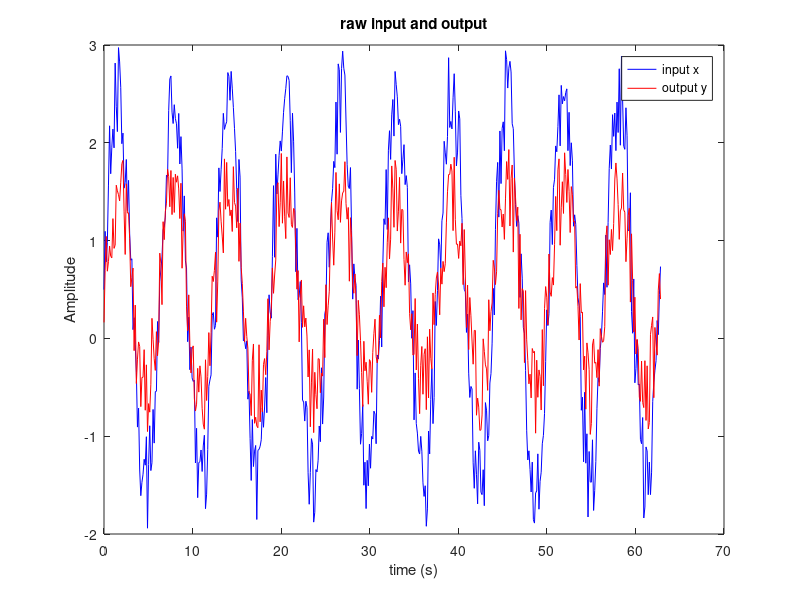

The MATLAB script that drew this image: (Note: this script raises an error after producing the figure.)
clc; clear all; close all;

%%
f  = 2;         % input signal frequency
fs = 100;       % sampling frequency
Ts = 1 / fs;    % sampling period
L = 500;        % length of input signal

sample_t = linspace(0, 2*pi * Ts*L*f, L);
noise1 = rand([1, L]);
noise2 = rand([1, L]);
input_signal  = 2 * sin(sample_t) + noise1;
output_signal = 1 * sin(sample_t) + noise2;

figure(1);
plot(sample_t,  input_signal, 'b'); hold on
plot(sample_t, output_signal, 'r'); hold off
legend("input x", "output y");
title("raw input and output");
xlabel("time (s)");
ylabel("Amplitude");

%%
R_xy1 = CircularCorrelation(input_signal, output_signal);

figure(2);
plot(sample_t(1:L/2),         R_xy1(1:L/2), 'k'); hold on
plot(sample_t(1:L/2),  input_signal(1:L/2), 'b'); hold on
plot(sample_t(1:L/2), output_signal(1:L/2), 'r'); hold off
legend("correlation R_{xy}1", "input x", "output y");
title("raw input and output");
xlabel("time (s)");
ylabel("Amplitude");
